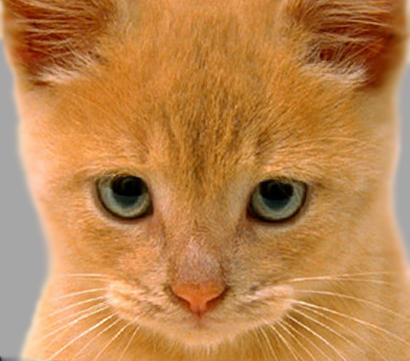
#> input picture 作业一/cat.bmp, 410 x 361 px
$ python Filtering.py
#> lines starting #> are read from the running program, lines starting #| are printed output that depends on the picture
import numpy as np
import cv2 as cv
import  noise
import math
import matplotlib.pyplot as plt
# axis 0,1,2,3垂直，水平，主队角，副对角
class Filter_sp():
    # [252 lines left out: functions __init__, padimg, img2mat, max_filter, min_filter, mid_filter and 13 more, not called in this run]
class Filter_w():
    def __init__(self,img,H) -> None:
        self.H=H
        self.img=img
        self.shape=img.shape
        self.center=self.shape[0]//2,self.shape[1]//2
    def my_fft(self):
        img_fft=np.fft.fft2(self.img)
        fshift=np.fft.fftshift(img_fft)
        return fshift
    def my_ifft(self,fft_img):
        ishifft_img=np.fft.ifftshift(fft_img)
        ifft_img=np.fft.ifft2(ishifft_img)
        ifft_img=np.real(ifft_img)
        return ifft_img
    def ideal_low_filter(self):
        self.mask=np.zeros(self.shape)
        fshift=self.my_fft()
        d=self.H**2
        flag=np.array([((i-self.center[0])**2+(j-self.center[1])**2)<d for i in range(0,self.shape[0]) \
                       for j in range(0,self.shape[1])]).reshape(self.shape)
        self.mask[flag]=1
        img_filter_w=fshift*self.mask
        img_filter=self.my_ifft(img_filter_w)
        return img_filter
    def ideal_high_filter(self):
        self.mask=np.zeros(self.shape)
        fshift=self.my_fft()
        d=self.H**2
        flag=np.array([((i-self.center[0])**2+(j-self.center[1])**2)>d for i in range(0,self.shape[0]) \
                       for j in range(0,self.shape[1])]).reshape(self.shape)
        self.mask[flag]=1
        img_filter_w=fshift*self.mask
        img_filter=self.my_ifft(img_filter_w)
        return img_filter
    # [14 lines left out: functions Butterworth_low_filter, Butterworth_high_filter, not called in this run]

img = cv.imread ('cat.bmp')
#> img is the input picture: shape (361, 410, 3); mean B, G, R 77.1, 132.5, 188.3
img = cv.cvtColor(img,cv.COLOR_BGR2RGB)
img1 = cv.imread ('dog.bmp')
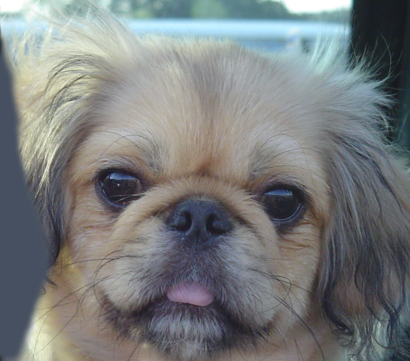
#> input picture 作业一/dog.bmp, 410 x 361 px
#> img1 is the input picture: shape (361, 410, 3); mean B, G, R 125, 124.5, 121.2
img1 = cv.cvtColor(img1,cv.COLOR_BGR2RGB)
plt.subplot(121)
plt.imshow(img)
plt.title('cat')
plt.subplot(122)
plt.imshow(img1)
plt.title('dog')
plt.show()
new_img=np.zeros(img.shape)
new_img1=np.zeros(img1.shape)
for i in range(0,img.shape[2]):
    h_filter1=Filter_w(img[:,:,i],8)
    new_img[:,:,i]=h_filter1.ideal_high_filter()
#> this loop made 3 passes
#> pass 1, in __init__, `self.img=img`:
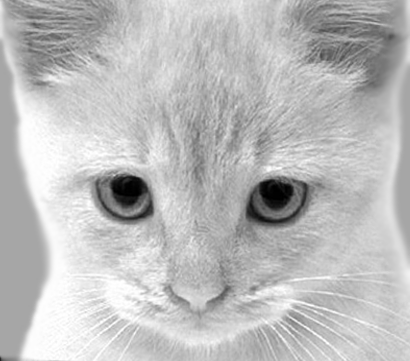
#> self.img: shape (361, 410); min 0, max 255, mean 188.3
#> after the loop:
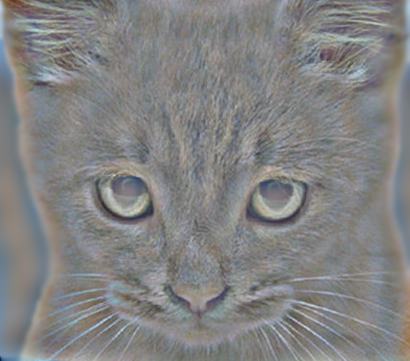
#> new_img: shape (361, 410, 3) float64; mean R, G, B 0, 0, 0; drawn with min black and max white
for i in range(0,img.shape[2]):
    l_filter1=Filter_w(img1[:,:,i],8)
    new_img1[:,:,i]=l_filter1.ideal_low_filter()
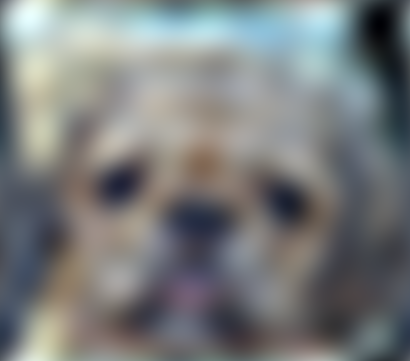
#> new_img1: shape (361, 410, 3) float64; mean R, G, B 121.2, 124.5, 125; drawn with min black and max white
plt.subplot(121)
plt.imshow(new_img)
plt.title('cat')
plt.subplot(122)
plt.imshow(new_img1/255)
plt.title('dog')
plt.show()
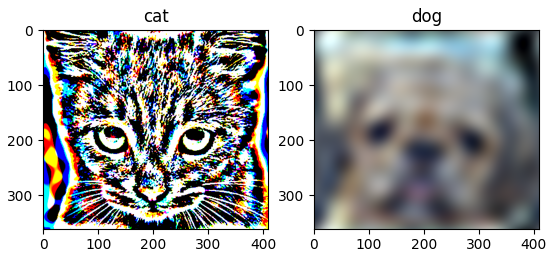
#> figure drawn by matplotlib, 2 panels

# rh=img

new_img2=new_img1+new_img
new_img2=new_img2/255
dst1=cv.pyrDown(new_img2)
dst2=cv.pyrDown(dst1)
dst3=cv.pyrDown(dst2)
size=list(new_img2.shape)
#> size = [361, 410, 3]
size[1]+=dst1.shape[1]+dst2.shape[1]+dst3.shape[1]
res=np.zeros(size)
res[0:new_img2.shape[0],0:new_img2.shape[1],:]=new_img2
res[new_img2.shape[0]-dst1.shape[0]:new_img2.shape[0],new_img2.shape[1]:new_img2.shape[1]+dst1.shape[1],:]=dst1
res[new_img2.shape[0]-dst2.shape[0]:new_img2.shape[0],new_img2.shape[1]+dst1.shape[1]:new_img2.shape[1]+dst1.shape[1]+dst2.shape[1],:]=dst2
res[new_img2.shape[0]-dst3.shape[0]:new_img2.shape[0],new_img2.shape[1]+dst1.shape[1]+dst2.shape[1]:new_img2.shape[1]+dst1.shape[1]+dst2.shape[1]+dst3.shape[1],:]=dst3
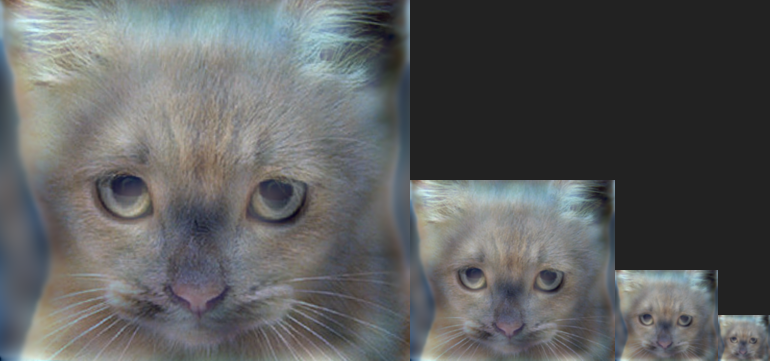
#> res: shape (361, 770, 3) float64; mean R, G, B 0.337, 0.346, 0.347; drawn with min black and max white

# plt.subplot(224)
plt.imshow(res)
plt.show()
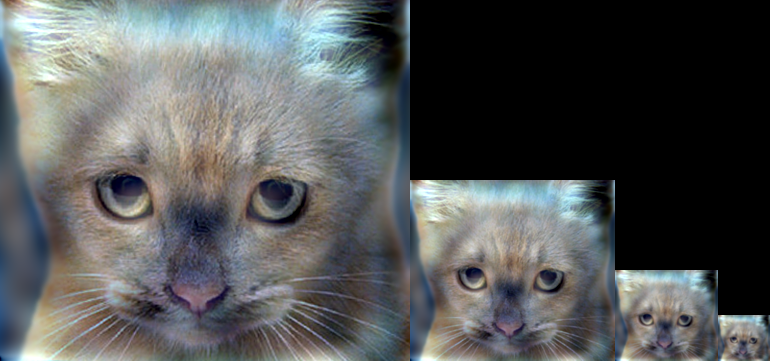
#> shown: shape (361, 770, 3) float64; mean R, G, B 0.337, 0.346, 0.347

# [31 lines of commented-out code are left out]
